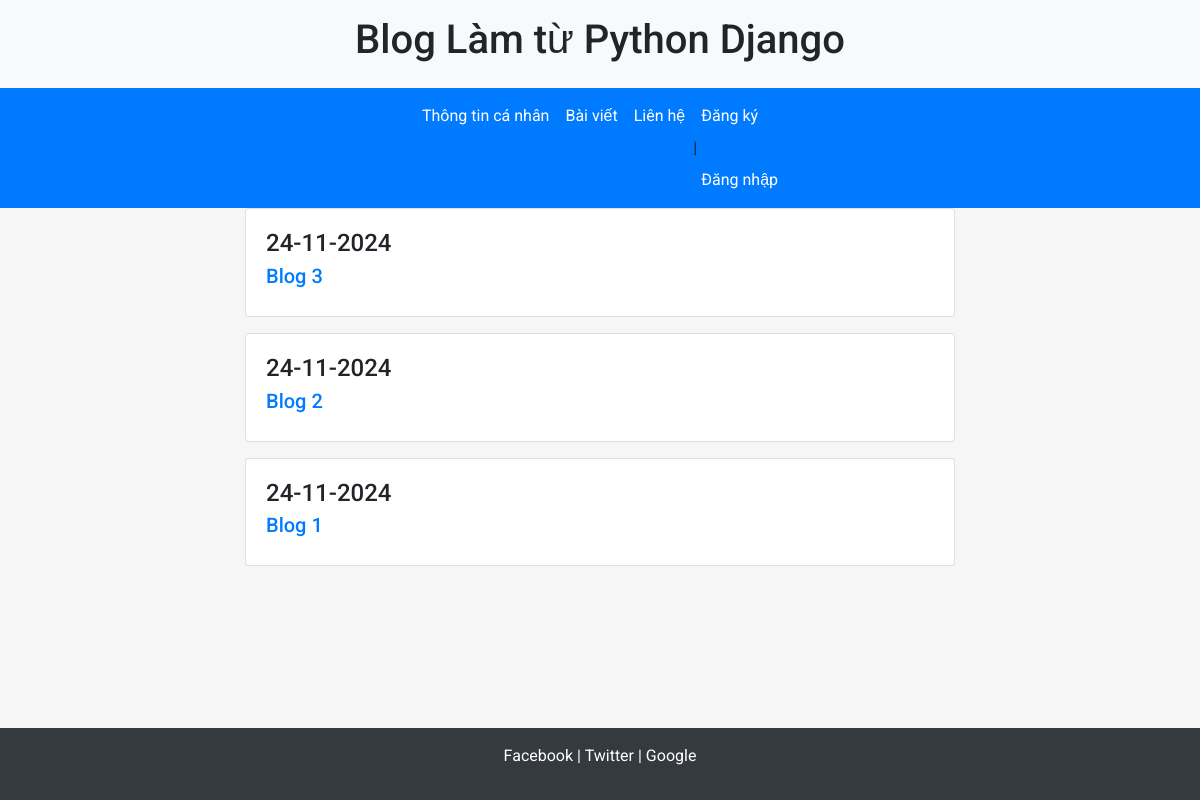
Screenshot of /blog/ with the database file from the repository.
### blog/models.py (models this page shows, shortened)
class Post(models.Model):
    title = models.CharField(max_length=200)
    author = models.ForeignKey(
        'users.CustomUser',
        on_delete=models.CASCADE,
    )
    body = models.TextField()
    date = models.DateTimeField(auto_now_add=True)
    image = models.ImageField(null=True)

### blog/views.py (the view)
# urls.py: path('', views.list, name='blog'),
def list(request):
   Data = {'Posts': Post.objects.all().order_by('-date')}
   return render(request, 'blog.html', Data)

### home/templates/blog.html (shortened to what this page needs)
{% extends "pages/base.html" %}
{% block content %}
<div class="container">
  <div class="row">
    <div class="col-md-8 offset-md-2">
      {% for post in Posts %}
      <div class="card mb-3">
        <div class="card-body">
          <h4 class="card-title">{{ post.date|date:"d-m-Y" }}</h4>
          <h5 class="card-subtitle mb-2"><a href="{% url 'post' post.id %}" class="card-link">{{ post.title }}</a></h5>
        </div>
      </div>
      {% endfor %}
    </div>
  </div>
</div>
{% endblock %}

### home/templates/pages/base.html (style rules this page uses)
html, body { height: 100%; background-color: #f6f6f6; font-family: 'Roboto', sans-serif; }

### rows the page displays
Post: date "24-11-2024", title "Blog 3"
Post: date "24-11-2024", title "Blog 2"
Post: date "24-11-2024", title "Blog 1"
